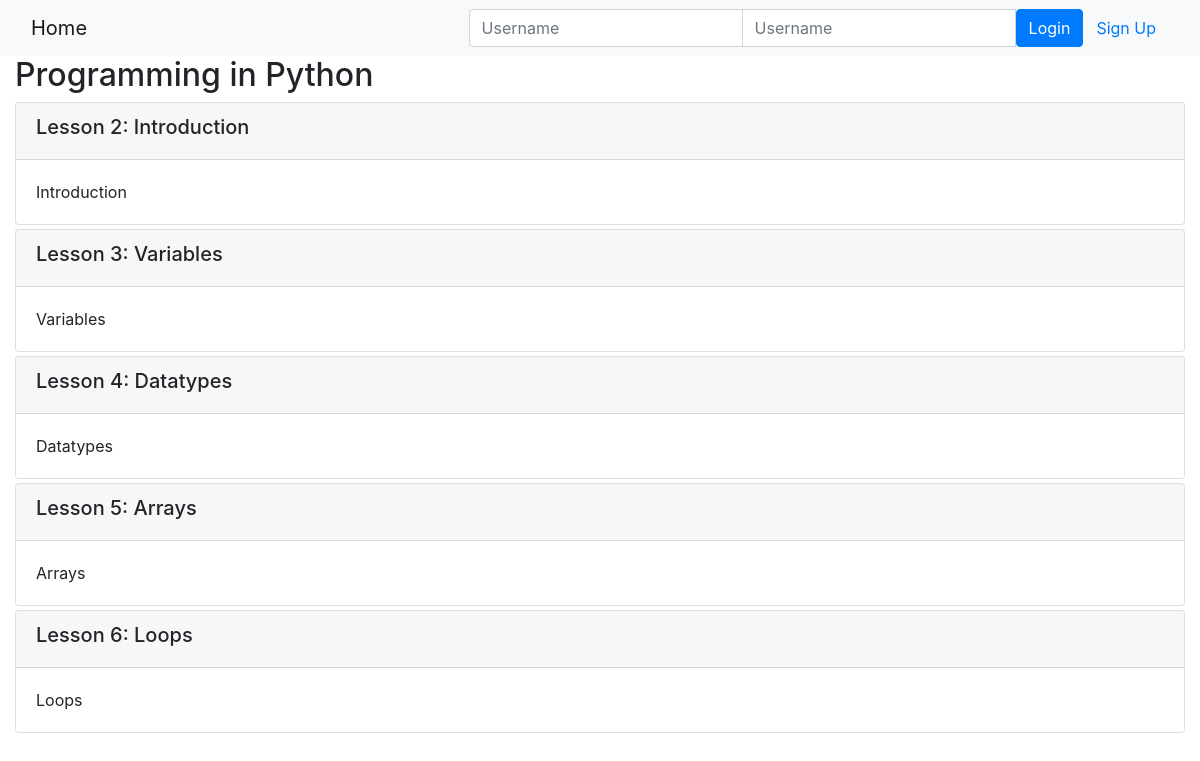
/onlinecourse/1/, run on an earlier commit of the app's database.
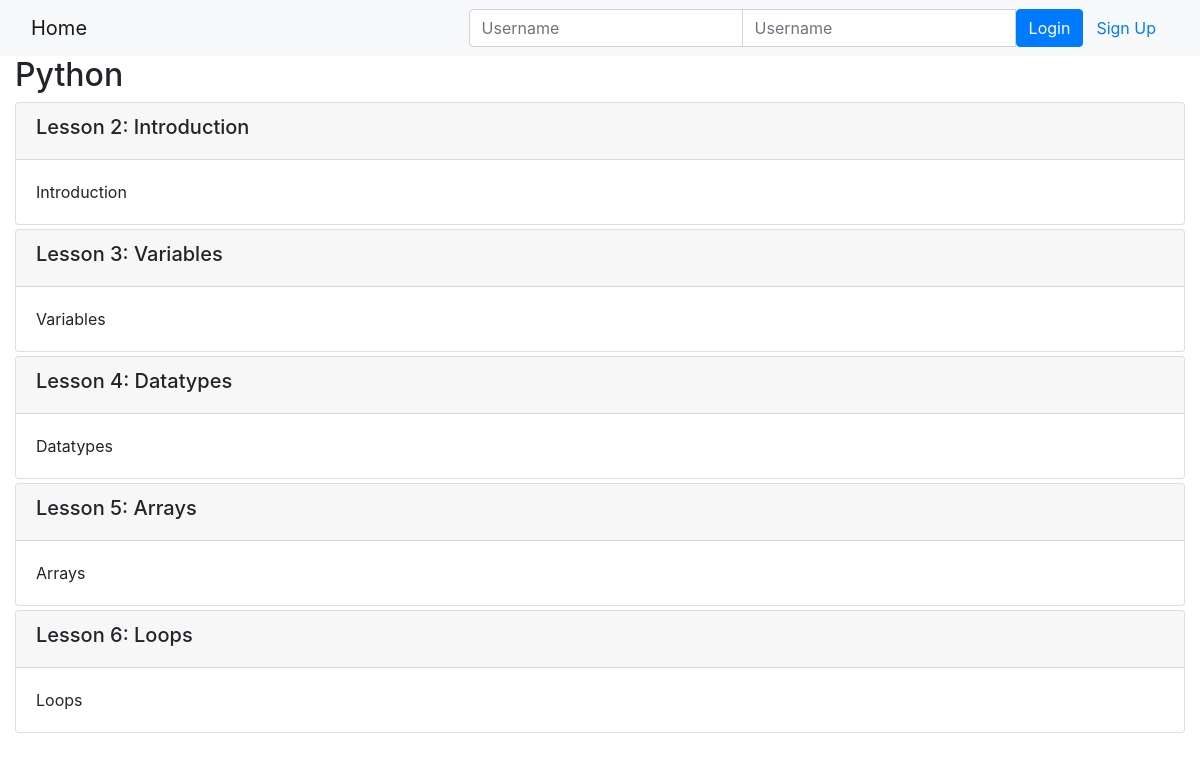
And on a later commit of the database.
### onlinecourse/models.py (models this page shows, shortened)
class Course(models.Model):
    name = models.CharField(null=False, max_length=30, default='online course')
    image = models.ImageField(upload_to='course_images/')
    description = models.CharField(max_length=1000)
    pub_date = models.DateField(null=True)
    instructors = models.ManyToManyField(Instructor)
    users = models.ManyToManyField(settings.AUTH_USER_MODEL, through='Enrollment')
    total_enrollment = models.IntegerField(default=0)
    is_enrolled = False

### onlinecourse/views.py (the view)
# urls.py: path('<int:pk>/', views.CourseDetailView.as_view(), name='course_details'),
class CourseDetailView(generic.DetailView):
    model = Course
    template_name = 'onlinecourse/course_detail_bootstrap.html'

### onlinecourse/templates/onlinecourse/course_detail_bootstrap.html (shortened to what this page needs)
<!DOCTYPE html>
<html lang="en">
<head>
     {% load static %}
    <link rel="stylesheet" href="https://maxcdn.bootstrapcdn.com/bootstrap/4.5.2/css/bootstrap.min.css">
</head>
<body>
    <nav class="navbar navbar-light bg-light">
        <div class="container-fluid">
            <div class="navbar-header">
                  <a class="navbar-brand" href="{% url 'onlinecourse:index' %}">Home</a>
            </div>
            <ul class="nav navbar-nav navbar-right">
                {% if user.is_authenticated %}
                <li>
                    <a class="btn btn-link" href="#">{{ user.first_name }}({{ user.username }})</a>
                    <a class="btn btn-link" href="{% url 'onlinecourse:logout' %}">Logout</a>
                </li>
                {% else %}
                <li>
                    <form class="form-inline" action="{% url 'onlinecourse:login' %}" method="post">
                        <div class="input-group">
                            <input type="text" class="form-control" placeholder="Username" name="username" >
                            <input type="password" class="form-control" placeholder="Username" name="psw" >
                            <button class="btn btn-primary" type="submit">Login</button>
                            <a class="btn btn-link" href="{% url 'onlinecourse:registration' %}">Sign Up</a>
                        </div>
                    </form>
                </li>
                {% endif %}
            </ul>
        </div>
    </nav>
    <div class="container-fluid">
            <h2>{{ course.name }}</h2>
            <div class="card-columns-vertical">
                {% for lesson in course.lesson_set.all %}
                    <div class="card mt-1">
                        <div class="card-header"><h5>Lesson {{lesson.order|add:1}}: {{lesson.title}}</h5></div>
                        <div class="card-body">{{lesson.content}}</div>
                    </div>
                {% endfor %}
            </div>
    </div>
</body>
</html>

What changed in the data, as far as the page shows it:
changed Course: name "Programming in Python" → "Python"
